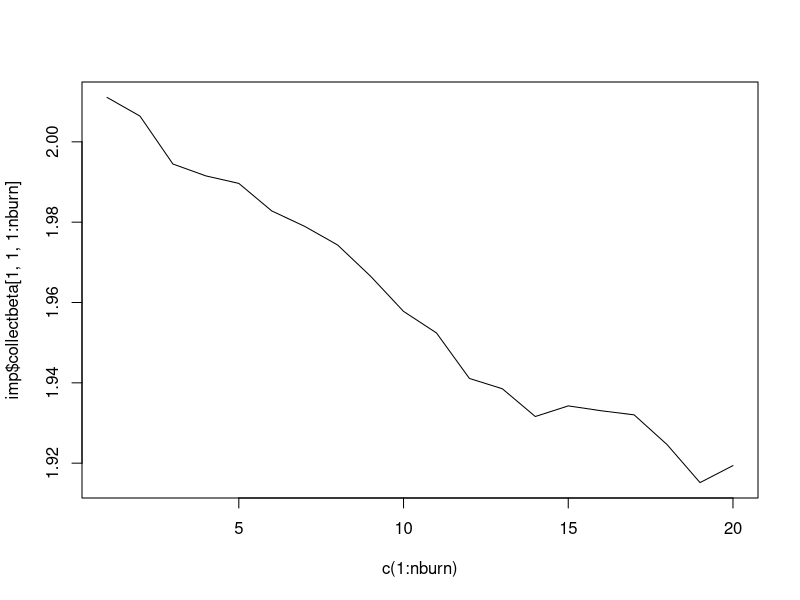

Write the R code that produced this figure.
library(jomo)


### Name: jomo2com.MCMCchain
### Title: JM Imputation of 2-level data assuming a common level-1
###   covariance matrix across level-2 units - A tool to check convergence
###   of the MCMC
### Aliases: jomo2com.MCMCchain

### ** Examples


attach(tldata)
nburn=20

#now we run the imputation function. Note that we would typically use an higher 
#number of nburn iterations in real applications (at least 100)

imp<-jomo2com.MCMCchain(Y.con=data.frame(measure.a), 
          Y2.cat=data.frame(big.city), Y2.numcat=c(2), clus=city,nburn=nburn)
          
#We can check the convergence of the first element of beta:

plot(c(1:nburn),imp$collectbeta[1,1,1:nburn],type="l")
